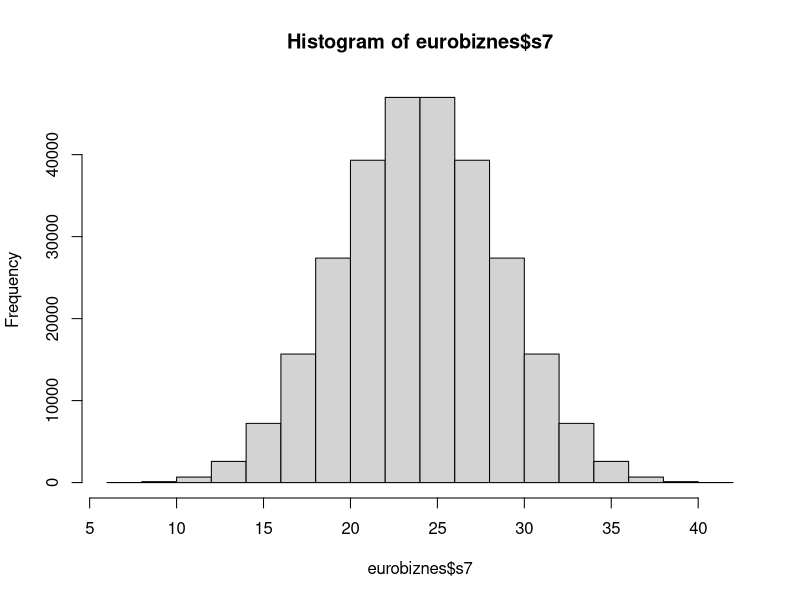
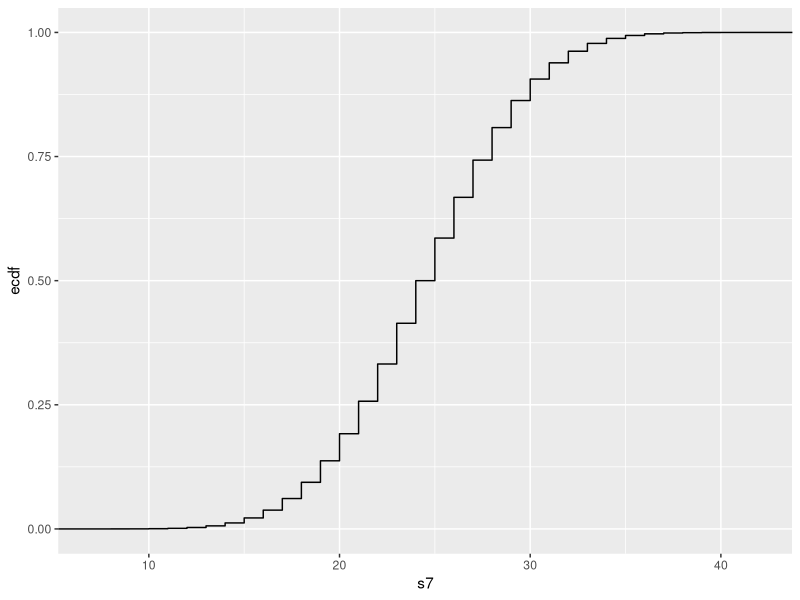
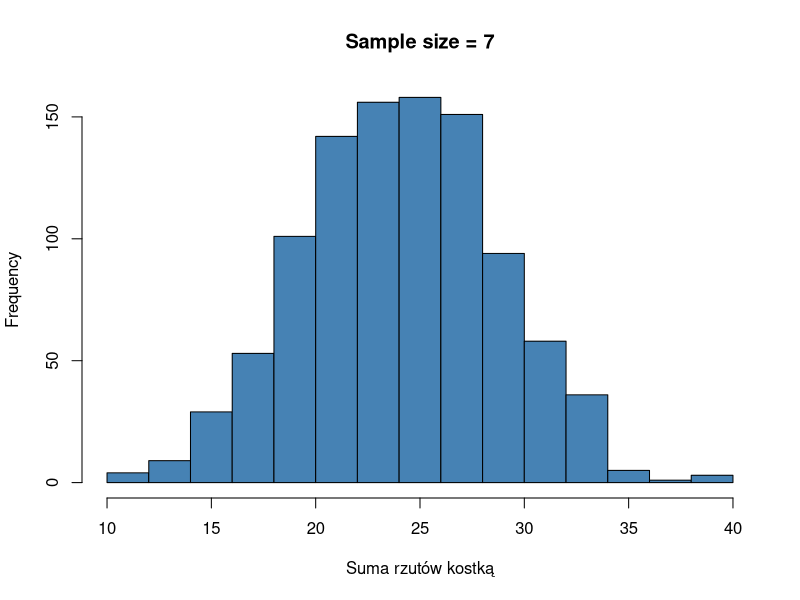

R code for these plots, in order:
## ---- chunk 1
knitr::opts_chunk$set(echo = TRUE)

library(tidyr)
library(dplyr)
library(ggplot2)
library(matrixStats)
options(scipen = 1, digits = 2)
## ---- chunk 2
omega <- 6^7
omega2 <- 6^6
pola_wymagane <- c(12, 28)
pola_zakazane <- c(5, 15, 25, 35)
## ---- chunk 3
eurobiznes <- expand.grid(r1 = 1:6, r2 = 1:6, r3 = 1:6, r4 = 1:6, r5 = 1:6, r6 = 1:6, r7 = 1:6)
## ---- chunk 4
eurobiznes <- eurobiznes %>%
  mutate(r0 = 1:omega,
         s1 = r1,
         s2 = s1 + r2,
         s3 = s2 + r3,
         s4 = s3 + r4,
         s5 = s4 + r5,
         s6 = s5 + r6,
         s7 = s6 + r7)

## ---- chunk 5
eurobiznes$x1 <- eurobiznes$x <- ifelse((eurobiznes[,9] %in% pola_wymagane) == 2 & (eurobiznes[,9] %in% pola_zakazane) == 0, 1, 0)
eurobiznes$x2 <- eurobiznes$x <- ifelse(rowSums(sapply(eurobiznes[,9:10], `%in%`, pola_wymagane)) == 2 & rowSums(sapply(eurobiznes[,9:10], `%in%`, pola_zakazane)) == 0, 1, 0)
eurobiznes$x3 <- eurobiznes$x <- ifelse(rowSums(sapply(eurobiznes[,9:11], `%in%`, pola_wymagane)) == 2 & rowSums(sapply(eurobiznes[,9:11], `%in%`, pola_zakazane)) == 0, 1, 0)
eurobiznes$x4 <- eurobiznes$x <- ifelse(rowSums(sapply(eurobiznes[,9:12], `%in%`, pola_wymagane)) == 2 & rowSums(sapply(eurobiznes[,9:12], `%in%`, pola_zakazane)) == 0, 1, 0)
eurobiznes$x5 <- eurobiznes$x <- ifelse(rowSums(sapply(eurobiznes[,9:13], `%in%`, pola_wymagane)) == 2 & rowSums(sapply(eurobiznes[,9:13], `%in%`, pola_zakazane)) == 0, 1, 0)
eurobiznes$x6 <- eurobiznes$x <- ifelse(rowSums(sapply(eurobiznes[,9:14], `%in%`, pola_wymagane)) == 2 & rowSums(sapply(eurobiznes[,9:14], `%in%`, pola_zakazane)) == 0, 1, 0)
eurobiznes$x7 <- eurobiznes$x <- ifelse(rowSums(sapply(eurobiznes[,9:15], `%in%`, pola_wymagane)) == 2 & rowSums(sapply(eurobiznes[,9:15], `%in%`, pola_zakazane)) == 0, 1, 0)
## ---- chunk 6
zadanie1 <- ((sum(eurobiznes$x7 == 1)/omega)*100)

## ---- chunk 7
zadanie2 <- ((sum(eurobiznes$x7 == 1 & eurobiznes$r1 == 3)/(omega2))*100)

suma_zdarzen <- eurobiznes %>%
  select(x1:x7) %>%
  summarise(across(x1:x7, sum))
## ---- chunk 8
zadanie3 <- max.col(suma_zdarzen)
K <- zadanie3
## ---- chunk 9
zadanie4a <- hist(eurobiznes$s7)
zadanie4b <- ggplot(eurobiznes, aes(x=s7)) + stat_ecdf(geom = "step", color="black")

zadanie4a
zadanie4b
## ---- chunk 10
sample5 <- c()
n = 1000

for (i in 1:n){
  sample5[i] = mean(sample(eurobiznes$s7, 1, replace=TRUE))
}

zadanie5b <- hist(sample5, col ='steelblue', xlab='Suma rzutów kostką', main='Sample size = 7')

zadanie5b
## ---- chunk 11
zadanie5test <- shapiro.test(sample5)
zadanie5test
## ---- chunk 12
kostka1 <- c(1, 2, 6, 7)
kostka2 <- c(3, 4, 5, 8)

sample6a <- tibble()
sample6b <- tibble()

m = 50

for (i in 1:m){
  for (j in 1:K){
    sample6a[i,j] = sample(kostka1, 1, replace=TRUE)
    sample6b[i,j] = sample(kostka2, 1, replace=TRUE)
  }
}
## ---- chunk 13
sample6a$sum <- rowSums(sample6a[,1:K])
sample6b$sum <- rowSums(sample6b[,1:K])

sample6a$var <- rowVars(as.matrix(sample6a[,c(1:K)]))
sample6b$var <- rowVars(as.matrix(sample6b[,c(1:K)]))
## ---- chunk 14
zadanie6test1 <- t.test(sample6a$sum, sample6b$sum, var.equal=FALSE)
zadanie6test1

zadanie6test2 <- var.test(sample6a$var, sample6a$var)
zadanie6test2
